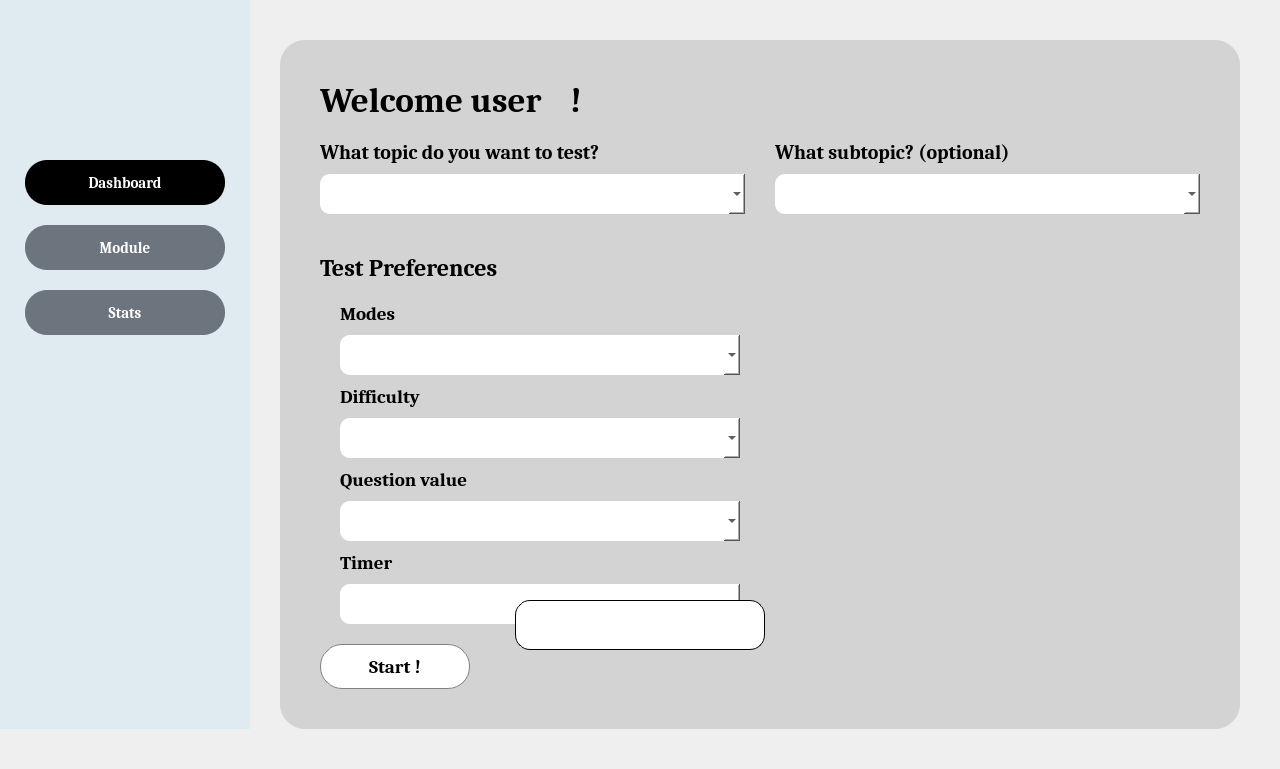
<?xml version="1.0" encoding="UTF-8"?>
<ui version="4.0">
 <class>MainWindow</class>
 <widget class="QMainWindow" name="MainWindow">
  <property name="geometry">
   <rect>
    <x>0</x>
    <y>0</y>
    <width>1280</width>
    <height>720</height>
   </rect>
  </property>
  <property name="windowTitle">
   <string>E-xamers</string>
  </property>
  <widget class="QWidget" name="centralwidget">
   <layout class="QVBoxLayout" name="verticalLayout_main">
    <property name="spacing">
     <number>0</number>
    </property>
    <property name="leftMargin">
     <number>0</number>
    </property>
    <property name="topMargin">
     <number>0</number>
    </property>
    <property name="rightMargin">
     <number>0</number>
    </property>
    <property name="bottomMargin">
     <number>0</number>
    </property>
    <item>
     <widget class="QStackedWidget" name="stackedWidget">
      <property name="currentIndex">
       <number>2</number>
      </property>
      
      <!-- PAGE 0: LOADING -->
      <widget class="QWidget" name="page_loading">
       <property name="styleSheet">
        <string notr="true">QWidget#page_loading {
    border-image: url(assets/main_asset/splash_loading.png) 0 0 0 0 stretch stretch;
    background-color: #f0f0f0;
}</string>
       </property>
       <widget class="QProgressBar" name="progressBar">
        <property name="geometry">
         <rect>
          <x>40</x>
          <y>110</y>
          <width>240</width>
          <height>22</height>
         </rect>
        </property>
        <property name="styleSheet">
         <string notr="true">QProgressBar {
    border: 3px solid black;
    background-color: black;
    border-radius: 11px;
}
QProgressBar::chunk {
    background-color: white;
    border-radius: 7px;
}</string>
        </property>
        <property name="value">
         <number>0</number>
        </property>
        <property name="textVisible">
         <bool>false</bool>
        </property>
       </widget>
       <widget class="QLabel" name="label_loading">
        <property name="geometry">
         <rect>
          <x>40</x>
          <y>140</y>
          <width>240</width>
          <height>20</height>
         </rect>
        </property>
        <property name="font">
         <font>
          <family>Cambria</family>
          <pointsize>11</pointsize>
          <bold>true</bold>
         </font>
        </property>
        <property name="styleSheet">
         <string notr="true">color: black; background-color: transparent;</string>
        </property>
        <property name="text">
         <string>0% loading...</string>
        </property>
        <property name="alignment">
         <set>Qt::AlignCenter</set>
        </property>
       </widget>
      </widget>

      <!-- PAGE 1: LOGIN -->
      <widget class="QWidget" name="page_login">
       <property name="styleSheet">
        <string notr="true">QWidget#page_login {
    border-image: url(assets/main_asset/background_login.png) 0 0 0 0 stretch stretch;
    background-color: #f0f0f0;
}</string>
       </property>
       <layout class="QGridLayout" name="gridLayout_login">
        <item row="0" column="0">
         <widget class="QFrame" name="frame_login">
          <property name="maximumSize">
           <size>
            <width>280</width>
            <height>200</height>
           </size>
          </property>
          <property name="styleSheet">
           <string notr="true">QFrame#frame_login {
    background-color: rgba(203, 229, 243, 128);
    border-radius: 20px;
}</string>
          </property>
          <layout class="QVBoxLayout" name="verticalLayout_6">
           <property name="spacing">
            <number>15</number>
           </property>
           <property name="leftMargin">
            <number>20</number>
           </property>
           <property name="topMargin">
            <number>20</number>
           </property>
           <property name="rightMargin">
            <number>20</number>
           </property>
           <property name="bottomMargin">
            <number>20</number>
           </property>
           <item>
            <widget class="QLineEdit" name="Input_user">
             <property name="minimumSize">
              <size>
               <width>0</width>
               <height>40</height>
              </size>
             </property>
             <property name="styleSheet">
              <string notr="true">QLineEdit {
    background-color: #eeeeee;
    border: 2px solid black;
    border-radius: 15px;
    padding-left: 15px;
    font-size: 13px;
    color: black;
}
QLineEdit::placeholder {
    color: #888888;
}</string>
             </property>
             <property name="placeholderText">
              <string>Username...</string>
             </property>
            </widget>
           </item>
           <item>
            <widget class="QLineEdit" name="Input_pass">
             <property name="minimumSize">
              <size>
               <width>0</width>
               <height>40</height>
              </size>
             </property>
             <property name="styleSheet">
              <string notr="true">QLineEdit {
    background-color: #eeeeee;
    border: 2px solid black;
    border-radius: 15px;
    padding-left: 15px;
    font-size: 13px;
    color: black;
}
QLineEdit::placeholder {
    color: #888888;
}</string>
             </property>
             <property name="echoMode">
              <enum>QLineEdit::Password</enum>
             </property>
             <property name="placeholderText">
              <string>Password...</string>
             </property>
            </widget>
           </item>
           <item alignment="Qt::AlignHCenter">
            <widget class="QPushButton" name="btn_login">
             <property name="minimumSize">
              <size>
               <width>120</width>
               <height>35</height>
              </size>
             </property>
             <property name="font">
              <font>
               <family>Cambria</family>
               <bold>true</bold>
              </font>
             </property>
             <property name="cursor">
              <cursorShape>PointingHandCursor</cursorShape>
             </property>
             <property name="styleSheet">
              <string notr="true">QPushButton {
    background-color: black;
    color: white;
    border-radius: 15px;
    font-size: 14px;
    font-weight: bold;
}
QPushButton:hover {
    background-color: #333333;
}</string>
             </property>
             <property name="text">
              <string>Login</string>
             </property>
            </widget>
           </item>
          </layout>
         </widget>
        </item>
       </layout>
      </widget>

      <!-- PAGE 2: MAIN APP (SIDEBAR + SUB-PAGES) -->
      <widget class="QWidget" name="page_mainapp">
       <property name="styleSheet">
        <string notr="true">QWidget#page_mainapp {
    border-image: url(assets/main_asset/main_page_bg.png) 0 0 0 0 stretch stretch;
}</string>
       </property>
       <layout class="QHBoxLayout" name="horizontalLayout_dash">
        <property name="spacing">
         <number>30</number>
        </property>
        <property name="leftMargin">
         <number>0</number>
        </property>
        <property name="topMargin">
         <number>0</number>
        </property>
        <property name="rightMargin">
         <number>40</number>
        </property>
        <property name="bottomMargin">
         <number>40</number>
        </property>
        
        <!-- SIDEBAR (TETAP) -->
        <item>
         <widget class="QFrame" name="sidebar_frame">
          <property name="minimumSize">
           <size>
            <width>250</width>
            <height>0</height>
           </size>
          </property>
          <property name="maximumSize">
           <size>
            <width>250</width>
            <height>16777215</height>
           </size>
          </property>
          <property name="styleSheet">
           <string notr="true">QFrame#sidebar_frame {
    background-color: rgba(203, 229, 243, 107);
}</string>
          </property>
          <layout class="QVBoxLayout" name="verticalLayout_sidebar">
           <property name="spacing">
            <number>20</number>
           </property>
           <property name="leftMargin">
            <number>25</number>
           </property>
           <property name="topMargin">
            <number>40</number>
           </property>
           <property name="rightMargin">
            <number>25</number>
           </property>
           <item>
            <widget class="QLabel" name="logo_label">
             <property name="minimumSize">
              <size>
               <width>0</width>
               <height>100</height>
              </size>
             </property>
             <property name="styleSheet">
              <string notr="true">QLabel#logo_label {
    border-image: url(assets/main_asset/logo_examers.png) 0 0 0 0 stretch stretch;
    background-color: transparent;
}</string>
             </property>
             <property name="text">
              <string/>
             </property>
            </widget>
           </item>
           <item>
            <widget class="QPushButton" name="menu_dashboard_btn">
             <property name="minimumSize">
              <size>
               <width>0</width>
               <height>45</height>
              </size>
             </property>
             <property name="cursor">
              <cursorShape>PointingHandCursor</cursorShape>
             </property>
             <property name="styleSheet">
              <string notr="true">QPushButton {
    background-color: black;
    color: white;
    border-radius: 22px;
    font-family: Cambria;
    font-weight: bold;
    font-size: 15px;
}</string>
             </property>
             <property name="text">
              <string>Dashboard</string>
             </property>
            </widget>
           </item>
           <item>
            <widget class="QPushButton" name="menu_module_btn">
             <property name="minimumSize">
              <size>
               <width>0</width>
               <height>45</height>
              </size>
             </property>
             <property name="cursor">
              <cursorShape>PointingHandCursor</cursorShape>
             </property>
             <property name="styleSheet">
              <string notr="true">QPushButton {
    background-color: #6c757d;
    color: white;
    border-radius: 22px;
    font-family: Cambria;
    font-weight: bold;
    font-size: 15px;
}</string>
             </property>
             <property name="text">
              <string>Module</string>
             </property>
            </widget>
           </item>
           <item>
            <widget class="QPushButton" name="menu_stats_btn">
             <property name="minimumSize">
              <size>
               <width>0</width>
               <height>45</height>
              </size>
             </property>
             <property name="cursor">
              <cursorShape>PointingHandCursor</cursorShape>
             </property>
             <property name="styleSheet">
              <string notr="true">QPushButton {
    background-color: #6c757d;
    color: white;
    border-radius: 22px;
    font-family: Cambria;
    font-weight: bold;
    font-size: 15px;
}</string>
             </property>
             <property name="text">
              <string>Stats</string>
             </property>
            </widget>
           </item>
           <item>
            <spacer name="verticalSpacer_sidebar">
             <property name="orientation">
              <enum>Qt::Orientation::Vertical</enum>
             </property>
             <property name="sizeHint" stdset="0">
              <size>
               <width>20</width>
               <height>40</height>
              </size>
             </property>
            </spacer>
           </item>
          </layout>
         </widget>
        </item>
        
        <!-- SUB-STACKED WIDGET (AREA KANAN YANG BISA BERUBAH) -->
        <item>
         <layout class="QVBoxLayout" name="verticalLayout_main_content">
          <property name="topMargin">
           <number>40</number>
          </property>
          <item>
           <widget class="QStackedWidget" name="content_stackedWidget">
            <property name="currentIndex">
             <number>0</number>
            </property>

            <!-- SUB-PAGE: DASHBOARD CONTENT (Tetap) -->
            <widget class="QWidget" name="tab_dashboard">
             <layout class="QVBoxLayout" name="verticalLayout_tab_dash">
              <property name="margin">
               <number>0</number>
              </property>
              <item>
               <widget class="QFrame" name="content_frame_dashboard">
                <property name="styleSheet">
                 <string notr="true">QFrame#content_frame_dashboard {
    background-color: rgba(184, 185, 187, 130);
    border-radius: 25px;
}</string>
                </property>
                <layout class="QVBoxLayout" name="verticalLayout_inner">
                 <property name="spacing">
                  <number>20</number>
                 </property>
                 <property name="leftMargin">
                  <number>40</number>
                 </property>
                 <property name="topMargin">
                  <number>40</number>
                 </property>
                 <property name="rightMargin">
                  <number>40</number>
                 </property>
                 <property name="bottomMargin">
                  <number>40</number>
                 </property>
                 
                 <!-- WELCOME TEXT -->
                 <item>
                  <layout class="QHBoxLayout" name="horizontalLayout_welcome">
                   <item>
                    <widget class="QLabel" name="welcome_title">
                     <property name="font">
                      <font><family>Cambria</family><pointsize>26</pointsize><bold>true</bold></font>
                     </property>
                     <property name="styleSheet">
                      <string notr="true">color: black; background: transparent;</string>
                     </property>
                     <property name="text"><string>Welcome user </string></property>
                    </widget>
                   </item>
                   <item>
                    <widget class="QLabel" name="username_output">
                     <property name="font">
                      <font><family>Cambria</family><pointsize>26</pointsize><bold>true</bold></font>
                     </property>
                     <property name="styleSheet">
                      <string notr="true">color: black; background: transparent;</string>
                     </property>
                     <property name="text"><string>!</string></property>
                    </widget>
                   </item>
                   <item>
                    <spacer name="horizontalSpacer"><property name="orientation"><enum>Qt::Orientation::Horizontal</enum></property><property name="sizeHint" stdset="0"><size><width>40</width><height>20</height></size></property></spacer>
                   </item>
                  </layout>
                 </item>

                 <!-- TOPIC & SUBTOPIC -->
                 <item>
                  <layout class="QGridLayout" name="gridLayout_topics">
                   <property name="horizontalSpacing"><number>30</number></property>
                   <property name="verticalSpacing"><number>10</number></property>
                   <item row="0" column="0">
                    <widget class="QLabel" name="topic_selection">
                     <property name="font"><font><family>Cambria</family><pointsize>15</pointsize><bold>true</bold></font></property>
                     <property name="styleSheet"><string notr="true">color: black; background: transparent;</string></property>
                     <property name="text"><string>What topic do you want to test?</string></property>
                    </widget>
                   </item>
                   <item row="0" column="1">
                    <widget class="QLabel" name="subtopic_selection">
                     <property name="font"><font><family>Cambria</family><pointsize>15</pointsize><bold>true</bold></font></property>
                     <property name="styleSheet"><string notr="true">color: black; background: transparent;</string></property>
                     <property name="text"><string>What subtopic? (optional)</string></property>
                    </widget>
                   </item>
                   <item row="1" column="0">
                    <widget class="QComboBox" name="Topic_selector">
                     <property name="minimumSize"><size><width>0</width><height>40</height></size></property>
                     <property name="styleSheet">
                      <string notr="true">QComboBox { background-color: white; border-radius: 10px; padding: 5px 15px; font-family: Cambria; font-size: 14px; color: black; }</string>
                     </property>
                    </widget>
                   </item>
                   <item row="1" column="1">
                    <widget class="QComboBox" name="subtopic_selector">
                     <property name="minimumSize"><size><width>0</width><height>40</height></size></property>
                     <property name="styleSheet">
                      <string notr="true">QComboBox { background-color: white; border-radius: 10px; padding: 5px 15px; font-family: Cambria; font-size: 14px; color: black; }</string>
                     </property>
                    </widget>
                   </item>
                  </layout>
                 </item>

                 <item>
                  <spacer name="verticalSpacer_middle"><property name="orientation"><enum>Qt::Orientation::Vertical</enum></property><property name="sizeType"><enum>QSizePolicy::Policy::Fixed</enum></property><property name="sizeHint" stdset="0"><size><width>20</width><height>20</height></size></property></spacer>
                 </item>

                 <!-- TEST PREFERENCES -->
                 <item>
                  <widget class="QLabel" name="main_setting">
                   <property name="font"><font><family>Cambria</family><pointsize>18</pointsize><bold>true</bold></font></property>
                   <property name="styleSheet"><string notr="true">color: black; background: transparent;</string></property>
                   <property name="text"><string>Test Preferences</string></property>
                  </widget>
                 </item>

                 <item>
                  <layout class="QVBoxLayout" name="verticalLayout_preferences">
                   <property name="spacing"><number>10</number></property>
                   <property name="leftMargin"><number>20</number></property>
                   <item>
                    <widget class="QLabel" name="mode_setting">
                     <property name="font"><font><family>Cambria</family><pointsize>14</pointsize><bold>true</bold></font></property>
                     <property name="styleSheet"><string notr="true">color: black; background: transparent;</string></property>
                     <property name="text"><string>Modes</string></property>
                    </widget>
                   </item>
                   <item>
                    <widget class="QComboBox" name="modes_selector">
                     <property name="minimumSize"><size><width>0</width><height>40</height></size></property>
                     <property name="maximumSize"><size><width>400</width><height>16777215</height></size></property>
                     <property name="styleSheet"><string notr="true">QComboBox { background-color: white; border-radius: 10px; padding: 5px 15px; font-family: Cambria; font-size: 14px; color: black; }</string></property>
                    </widget>
                   </item>
                   
                   <item>
                    <widget class="QLabel" name="difficulty_setting">
                     <property name="font"><font><family>Cambria</family><pointsize>14</pointsize><bold>true</bold></font></property>
                     <property name="styleSheet"><string notr="true">color: black; background: transparent;</string></property>
                     <property name="text"><string>Difficulty</string></property>
                    </widget>
                   </item>
                   <item>
                    <widget class="QComboBox" name="difficulty_selector">
                     <property name="minimumSize"><size><width>0</width><height>40</height></size></property>
                     <property name="maximumSize"><size><width>400</width><height>16777215</height></size></property>
                     <property name="styleSheet"><string notr="true">QComboBox { background-color: white; border-radius: 10px; padding: 5px 15px; font-family: Cambria; font-size: 14px; color: black; }</string></property>
                    </widget>
                   </item>
                   
                   <item>
                    <widget class="QLabel" name="questionvalues_setting">
                     <property name="font"><font><family>Cambria</family><pointsize>14</pointsize><bold>true</bold></font></property>
                     <property name="styleSheet"><string notr="true">color: black; background: transparent;</string></property>
                     <property name="text"><string>Question value</string></property>
                    </widget>
                   </item>
                   <item>
                    <widget class="QComboBox" name="questionvalues_selector">
                     <property name="minimumSize"><size><width>0</width><height>40</height></size></property>
                     <property name="maximumSize"><size><width>400</width><height>16777215</height></size></property>
                     <property name="styleSheet"><string notr="true">QComboBox { background-color: white; border-radius: 10px; padding: 5px 15px; font-family: Cambria; font-size: 14px; color: black; }</string></property>
                    </widget>
                   </item>

                   <item>
                    <widget class="QLabel" name="timer_setting">
                     <property name="font"><font><family>Cambria</family><pointsize>14</pointsize><bold>true</bold></font></property>
                     <property name="styleSheet"><string notr="true">color: black; background: transparent;</string></property>
                     <property name="text"><string>Timer</string></property>
                    </widget>
                   </item>
                   <item>
                    <widget class="QComboBox" name="timer_selector">
                     <property name="minimumSize"><size><width>0</width><height>40</height></size></property>
                     <property name="maximumSize"><size><width>400</width><height>16777215</height></size></property>
                     <property name="styleSheet"><string notr="true">QComboBox { background-color: white; border-radius: 10px; padding: 5px 15px; font-family: Cambria; font-size: 14px; color: black; }</string></property>
                    </widget>
                   </item>
                  </layout>
                 </item>
                 
                 <item>
                  <spacer name="verticalSpacer_bottom"><property name="orientation"><enum>Qt::Orientation::Vertical</enum></property><property name="sizeType"><enum>QSizePolicy::Policy::Expanding</enum></property><property name="sizeHint" stdset="0"><size><width>20</width><height>20</height></size></property></spacer>
                 </item>

                 <item alignment="Qt::AlignLeft">
                  <widget class="QPushButton" name="start_test_btn">
                   <property name="minimumSize"><size><width>150</width><height>45</height></size></property>
                   <property name="font"><font><family>Cambria</family><pointsize>14</pointsize><bold>true</bold></font></property>
                   <property name="cursor"><cursorShape>PointingHandCursor</cursorShape></property>
                   <property name="styleSheet"><string notr="true">QPushButton { background-color: white; color: black; border-radius: 22px; border: 1px solid gray; } QPushButton:hover { background-color: #f0f0f0; }</string></property>
                   <property name="text"><string>Start !</string></property>
                  </widget>
                 </item>
                </layout>
               </widget>
              </item>
             </layout>
            </widget>

            <!-- SUB-PAGE: MODULE CONTENT (Baru!) -->
            <widget class="QWidget" name="tab_module">
             <layout class="QVBoxLayout" name="verticalLayout_tab_mod">
              <property name="margin">
               <number>0</number>
              </property>
              <item>
               <widget class="QFrame" name="content_frame_module">
                <property name="styleSheet">
                 <string notr="true">QFrame#content_frame_module {
    background-color: rgba(184, 185, 187, 130);
    border-radius: 25px;
}</string>
                </property>
                <layout class="QVBoxLayout" name="verticalLayout_module">
                 <property name="spacing"><number>20</number></property>
                 <property name="leftMargin"><number>40</number></property>
                 <property name="topMargin"><number>40</number></property>
                 <property name="rightMargin"><number>40</number></property>
                 <property name="bottomMargin"><number>40</number></property>
                 
                 <item>
                  <widget class="QLabel" name="module_title">
                   <property name="font"><font><family>Cambria</family><pointsize>26</pointsize><bold>true</bold></font></property>
                   <property name="styleSheet"><string notr="true">color: black; background: transparent;</string></property>
                   <property name="text"><string>Available Modules</string></property>
                  </widget>
                 </item>

                 <item>
                  <widget class="QTableWidget" name="table_modules">
                   <property name="styleSheet">
                    <string notr="true">QTableWidget {
    background-color: rgba(255, 255, 255, 200);
    border-radius: 10px;
    font-family: Cambria;
    font-size: 14px;
    gridline-color: #cccccc;
}
QHeaderView::section {
    background-color: #333333;
    color: white;
    font-weight: bold;
    font-family: Cambria;
    padding: 5px;
    border: 1px solid #444444;
}</string>
                   </property>
                   <column><property name="text"><string>Topic</string></property></column>
                   <column><property name="text"><string>Subtopic</string></property></column>
                   <column><property name="text"><string>Total Questions</string></property></column>
                   <column><property name="text"><string>Difficulty Range</string></property></column>
                  </widget>
                 </item>

                 <item alignment="Qt::AlignRight">
                  <widget class="QPushButton" name="btn_refresh_modules">
                   <property name="minimumSize"><size><width>150</width><height>40</height></size></property>
                   <property name="font"><font><family>Cambria</family><pointsize>12</pointsize><bold>true</bold></font></property>
                   <property name="styleSheet"><string notr="true">QPushButton { background-color: white; color: black; border-radius: 20px; border: 1px solid gray; } QPushButton:hover { background-color: #e0e0e0; }</string></property>
                   <property name="text"><string>Refresh Database</string></property>
                  </widget>
                 </item>
                </layout>
               </widget>
              </item>
             </layout>
            </widget>

            <!-- SUB-PAGE: STATS CONTENT (Baru!) -->
            <widget class="QWidget" name="tab_stats">
             <layout class="QVBoxLayout" name="verticalLayout_tab_stats">
              <property name="margin">
               <number>0</number>
              </property>
              <item>
               <widget class="QFrame" name="content_frame_stats">
                <property name="styleSheet">
                 <string notr="true">QFrame#content_frame_stats {
    background-color: rgba(184, 185, 187, 130);
    border-radius: 25px;
}</string>
                </property>
                <layout class="QVBoxLayout" name="verticalLayout_stats">
                 <property name="spacing"><number>20</number></property>
                 <property name="leftMargin"><number>40</number></property>
                 <property name="topMargin"><number>40</number></property>
                 <property name="rightMargin"><number>40</number></property>
                 <property name="bottomMargin"><number>40</number></property>
                 
                 <item>
                  <widget class="QLabel" name="stats_title">
                   <property name="font"><font><family>Cambria</family><pointsize>26</pointsize><bold>true</bold></font></property>
                   <property name="styleSheet"><string notr="true">color: black; background: transparent;</string></property>
                   <property name="text"><string>Your Performance Log</string></property>
                  </widget>
                 </item>

                 <item>
                  <widget class="QTableWidget" name="table_stats">
                   <property name="styleSheet">
                    <string notr="true">QTableWidget {
    background-color: rgba(255, 255, 255, 200);
    border-radius: 10px;
    font-family: Cambria;
    font-size: 14px;
    gridline-color: #cccccc;
}
QHeaderView::section {
    background-color: #333333;
    color: white;
    font-weight: bold;
    font-family: Cambria;
    padding: 5px;
    border: 1px solid #444444;
}</string>
                   </property>
                   <column><property name="text"><string>Date</string></property></column>
                   <column><property name="text"><string>Mode</string></property></column>
                   <column><property name="text"><string>Topic</string></property></column>
                   <column><property name="text"><string>Score</string></property></column>
                   <column><property name="text"><string>Knowledge Gap</string></property></column>
                   <column><property name="text"><string>Guessing</string></property></column>
                   <column><property name="text"><string>Misread</string></property></column>
                   <column><property name="text"><string>Accident</string></property></column>
                  </widget>
                 </item>

                 <item alignment="Qt::AlignRight">
                  <widget class="QPushButton" name="btn_export_stats">
                   <property name="minimumSize"><size><width>150</width><height>40</height></size></property>
                   <property name="font"><font><family>Cambria</family><pointsize>12</pointsize><bold>true</bold></font></property>
                   <property name="styleSheet"><string notr="true">QPushButton { background-color: black; color: white; border-radius: 20px; } QPushButton:hover { background-color: #333333; }</string></property>
                   <property name="text"><string>Export to CSV</string></property>
                  </widget>
                 </item>
                </layout>
               </widget>
              </item>
             </layout>
            </widget>

           </widget>
          </item>
         </layout>
        </item>
       </layout>
      </widget>
     </widget>
    </item>
   </layout>
  </widget>

  <!-- POPUP FRAME (Tetap) -->
  <widget class="QFrame" name="popup_frame">
   <property name="geometry">
    <rect>
     <x>515</x>
     <y>600</y>
     <width>250</width>
     <height>50</height>
    </rect>
   </property>
   <property name="styleSheet">
    <string notr="true">QFrame#popup_frame {
    background-color: white;
    border-radius: 15px;
    border: 1px solid black;
}
QLabel {
    color: black;
    font-size: 14px;
    font-weight: bold;
}</string>
   </property>
   <layout class="QVBoxLayout" name="verticalLayout">
    <item>
     <widget class="QLabel" name="popup_label">
      <property name="alignment">
       <set>Qt::AlignCenter</set>
      </property>
     </widget>
    </item>
   </layout>
  </widget>
 </widget>
 <resources/>
 <connections/>
</ui>
